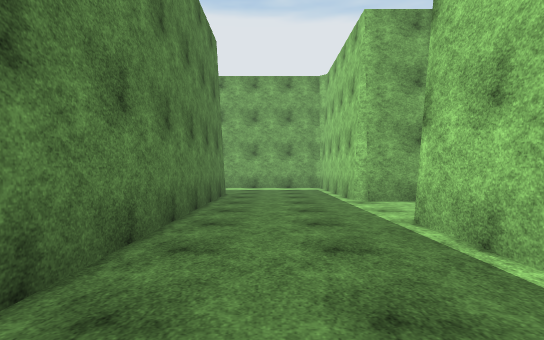
view 1 (above)

21 first-person views from a walk through a Unity game level. The camera is 1.3 m above the floor, looks level and sees 80° across. The floor is counted in squares, 2 m on a side. Each view is taken from the middle of a square. On the plan, view 1 faces up. The plan holds only what a view shows up to about 10 squares ahead; the rest is blank. The place goes on beyond the plan. Surface patterns are stand-ins for the level's own textures.

view 2
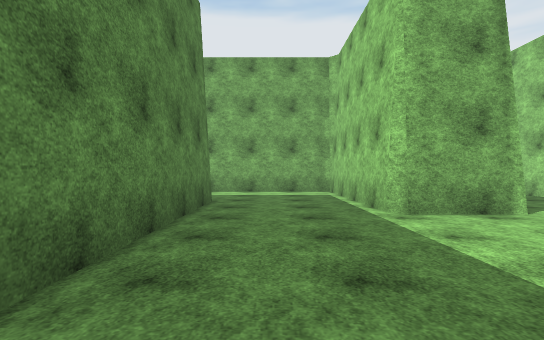

view 3
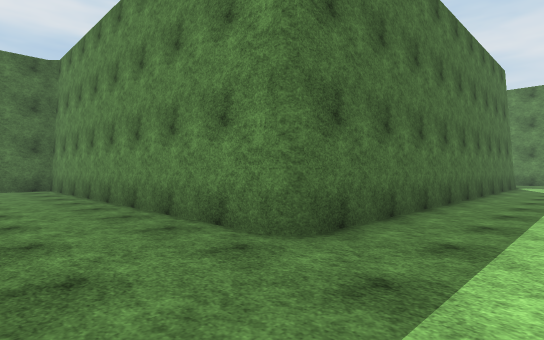

view 4
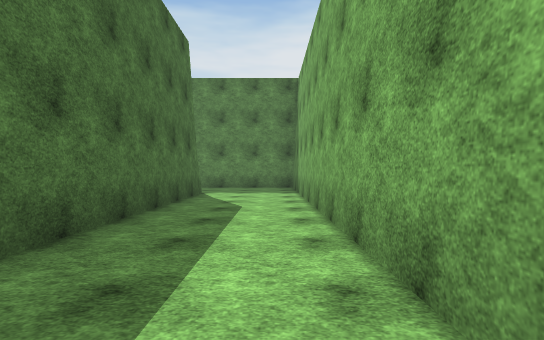

view 5
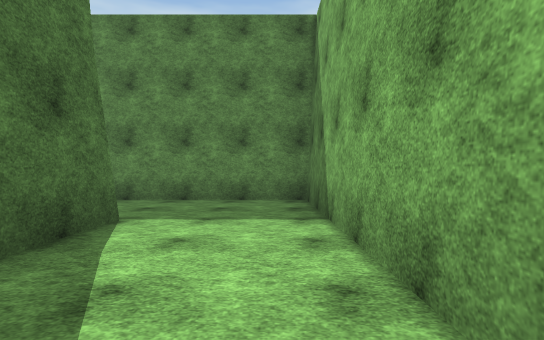

view 6
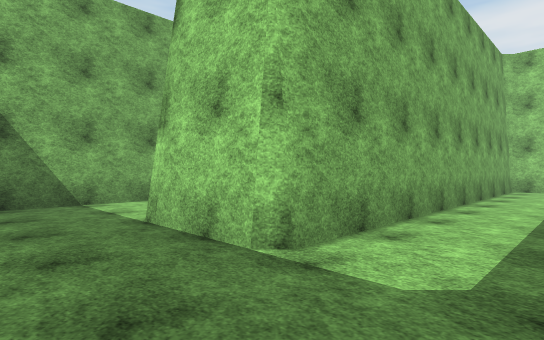

view 7
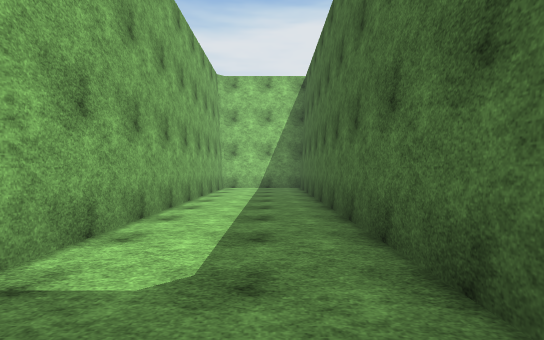

view 8
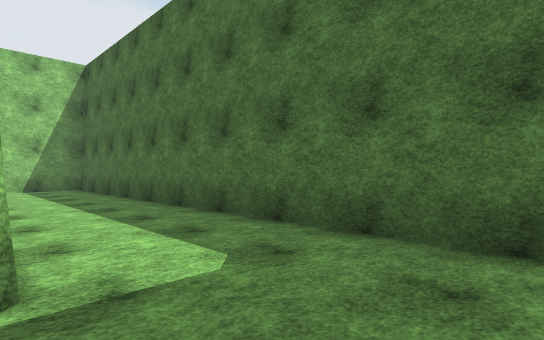

view 9
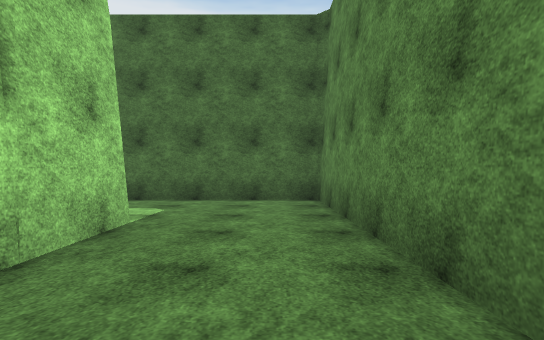

view 10
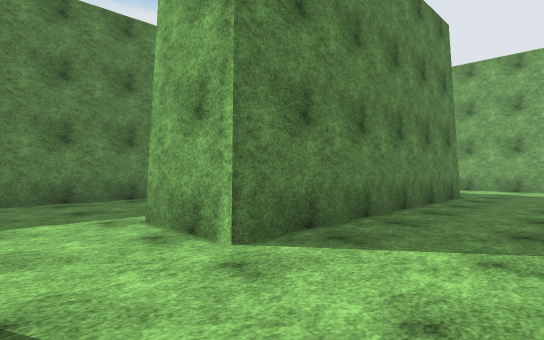

view 11
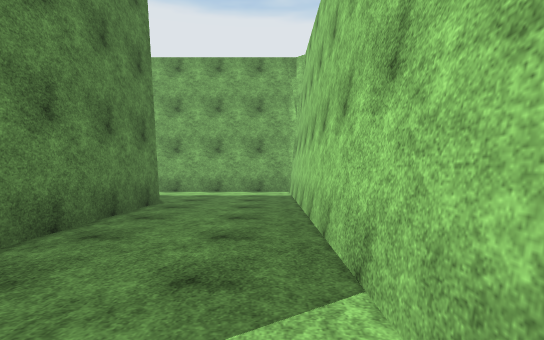

view 12
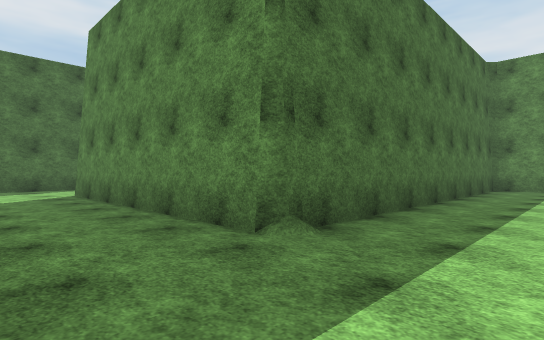

view 13
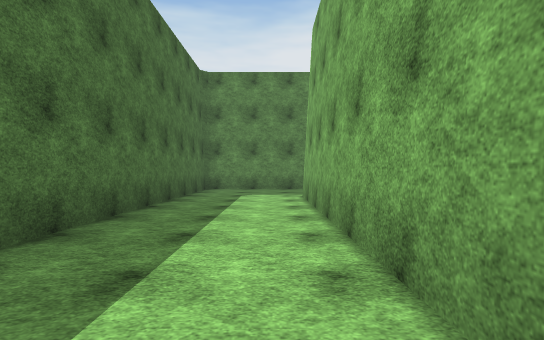

view 14
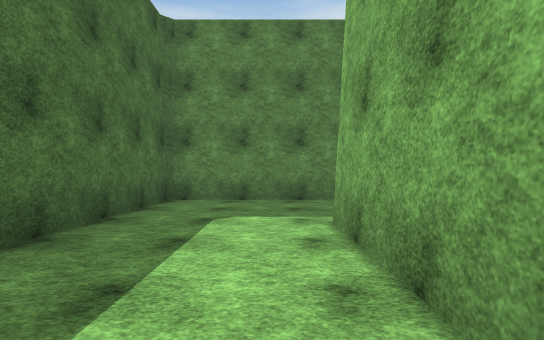

view 15
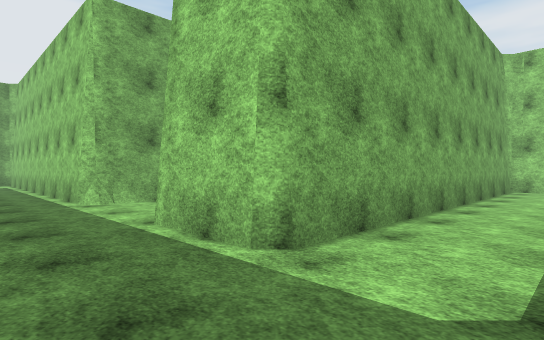

view 16
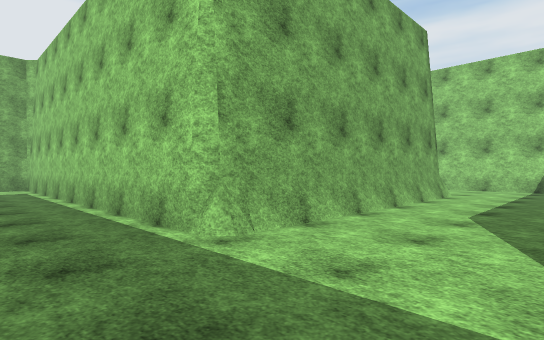

view 17
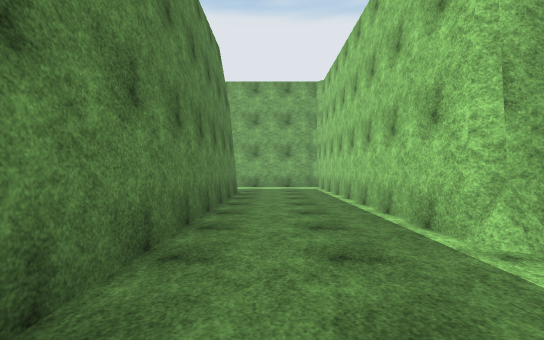

view 18
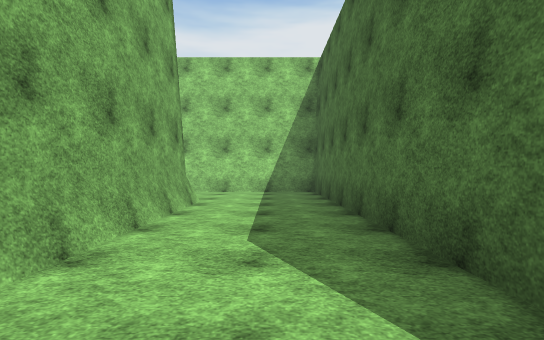

view 19
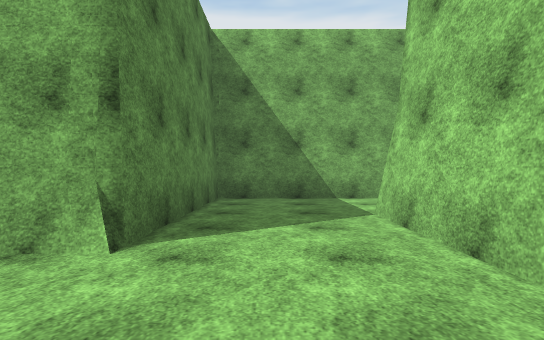

view 20
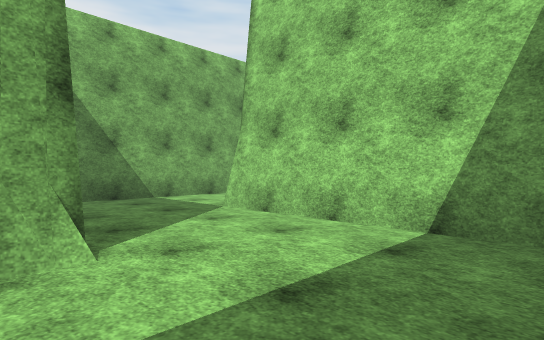

view 21
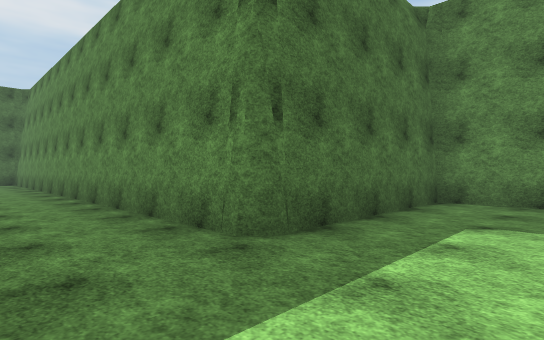

### Floor plan
Ten units are one square. View 1 is at (0, 0); x grows to the right and y downward. Boxes are objects, and circles mark ways between rooms. Rooms are numbered by the first view taken in them; rooms with no view inside come last. Other rooms are left out.
<svg viewBox="-165 -320 255 335">
<path fill="none" stroke="#000" d="M-32 -46 -32 -68 -132 -68 -132 -90 -13 -90 -13 10 0 10M-49 -118 -160 -118 -160 -40 -39 -40M18 -68 18 -118 -19 -118M18 -20 18 -40M66 -76 66 -168 -32 -168M38 -40 50 -40M-61 -164 -61 -137 37 -137 37 -68 18 -68M-32 -216 -32 -315 -40 -315M-15 -187 66 -187 66 -238M-32 -168 -32 -188M37 -218 -30 -218 -33 -221M-110 -305 -110 -287 -63 -287 -61 -285 -61 -164M85 -265 37 -265 37 -216M37 -216 -32 -216"/>
<circle cx="25" cy="-55" r="3" fill="#2a7"/>
<circle cx="-45" cy="-175" r="3" fill="#2a7"/>
<text x="-60" y="-60">1</text>
<text x="40" y="-120">2</text>
<text x="-40" y="-240">3</text>
</svg>
Room 1 opens to room 2. Room 2 opens to room 3.

Where each view was taken, in squares from view 1:
view 1: 0 up, 0 right, facing up
view 2: 2 up, 0 right, facing up
view 3: 11 up, 1 right, facing down-left
view 4: 11 up, 4 left, facing left
view 5: 11 up, 9 left, facing left
view 6: 5 up, 15 left, facing up-right
view 7: 5 up, 15 left, facing right
view 8: 7 up, 15 left, facing down-right
view 9: 11 up, 15 left, facing down
view 10: 5 up, 6 right, facing up-left
view 11: 7 up, 6 right, facing up
view 12: 16 up, 6 right, facing down-left
view 13: 16 up, 5 right, facing left
view 14: 16 up, 1 right, facing left
view 15: 15 up, 5 left, facing up-right
view 16: 19 up, 5 left, facing up-right
view 17: 19 up, 5 left, facing up
view 18: 20 up, 3 left, facing right
view 19: 19 up, 5 right, facing up
view 20: 19 up, 3 right, facing up-right
view 21: 31 up, 4 left, facing down-left
